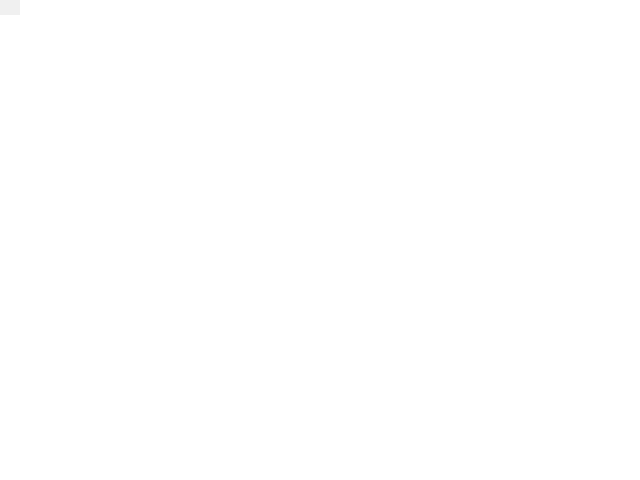
Frame 1 (no input)
Frame 60 (the mouse pressed at the canvas centre just before this capture): identical to frame 1, image omitted
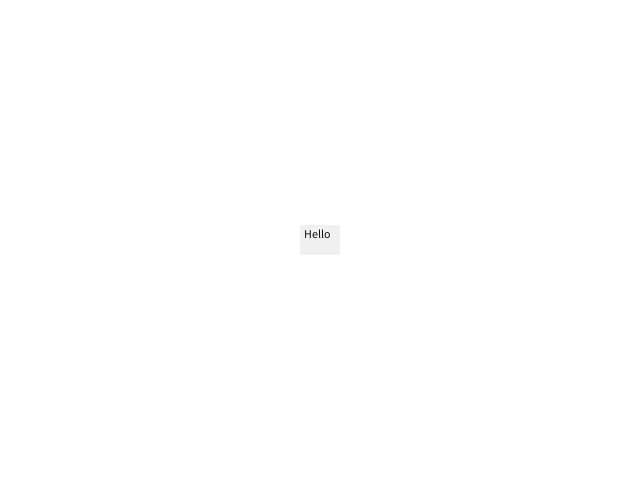
Frame 120 (the mouse held since frame 60 and released just before this capture)

The Processing sketch that drew these frames (run headless with seeded random() and noise(); from frame 60 on, the mouse is pressed at the canvas centre):

// Processing sketch: src
// ── src.pde
// @wolfram77

// required modules
import java.util.*;

void setup() {
  size(640, 480);
  rectMode(CENTER);
  ellipseMode(CENTER);
}

void draw() {
  background(255);
  Thing t = new Message(1, mouseX, mouseY, 40, 30, color(240)).val("Hello").margin(8);
  t.draw();
}


// ── Drawable.pde
// @wolfram77
public interface Drawable {
  void draw();
}


// ── Message.pde
// @wolfram77
public class Message extends Thing {
  
  // data
  public String val, type;
  public float margin;
  public Date start, end;
  
  // hops
  // Node src;
  // List<Node> dst;

  // Message (z, x, y, width, height, clr)
  // - create a message
  public Message(int z, float x, float y, float width, float height, color clr) {
    super(z, x, y, width, height, clr);
  }
  
  // Val (val)
  // - set value
  public Message val(String val) {
    this.val = val;
    return this;
  }
  
  // Type (val)
  // - set type
  public Message type(String val) {
    type = val;
    return this;
  }
  
  // Margin (val)
  // - set margin
  public Message margin(float val) {
    margin = val;
    return this;
  }
  
  // Draw ()
  // - draw message
  public void draw() {
    fill(clr);
    noStroke();
    rect(x, y, width, height);
    if(val == null) return;
    fill(clr ^ 0xFFFFFF);
    text(val, x, y, width-margin, height-margin);
  }
}


// ── MessageList.pde
// @wolfram77
public class MessageList extends Thing {
  
  // data
  List<Message> list;
  float margin, gap;
  String type;
  int size;
  
  // MessageList (x, y, width, height, clr)
  // - create a message list
  public MessageList(int z, float x, float y, float width, float height, color clr) {
    super(z, x, y, width, height, clr);
  }
  
  // Range ()
  // - calculate range (for collision check)
  public void range() {
    x0 = x - 0.5*width;
    x1 = x + 0.5*width;
    y0 = y + 5;
    y1 = y + 5 + height;
  }
  
  // Margin (val)
  // - set margin
  public Thing size(int val) {
    size = val;
    return this;
  }
  
  // Draw ()
  // - draw message list
  public void draw() {
    fill(clr);
    stroke(clr-8);
    strokeWeight(2);
    rect(x, y+5+0.5*height, width, height);
    
  }
}


// ── Node.pde
// @wolfram77
public class Node extends Thing {
  
  // Node (x, y, size, clr)
  // - create a node
  public Node(int z, float x, float y, float width, float height, color clr) {
    super(z, x, y, width, height, clr);
  }
  
  public void draw() {
    
  }
}


// ── Thing.pde
// @wolfram77
public class Thing {
  
  // data
  public int z;
  public float x, y;
  public float width, height;
  public color clr;
  float x0, y0, x1, y1;
  boolean ranged;
  
  // Thing (z, x, y, width, height, clr)
  // - create a thing
  public Thing(int z, float x, float y, float width, float height, color clr) {
    this.z = z;
    this.x = x;
    this.y = y;
    this.width = width;
    this.height = height;
    this.clr = clr;
  }
  
  // Range ()
  // - calculate range (for collision check)
  public void range() {
    if(ranged) return;
    x0 = x - 0.5*width;
    x1 = x + 0.5*width;
    y0 = y - 0.5*width;
    y1 = y + 0.5*width;
    ranged = true;
  }
  
  // Z (val)
  // - set z index
  public Thing z(int val) {
    z = val;
    return this;
  }
  
  // X (val)
  // - set x position
  public Thing x(float val) {
    if(x != val) ranged = false;
    x = val;
    return this;
  }
  
  // Y (val)
  // - set y position
  public Thing y(float val) {
    if(y != val) ranged = false;
    y = val;
    return this;
  }
  
  // Width (val)
  // - set width
  public Thing width(float val) {
    if(width != val) ranged = false;
    width = val;
    return this;
  }
  
  // Height (val)
  // - set height
  public Thing height(float val) {
    if(height != val) ranged = false;
    height = val;
    return this;
  }
  
  // Clr (val)
  // set color (pri)
  public Thing clr(color val) {
    clr = val;
    return this;
  }

  // Collides (x, y)
  // - tells if collides with a point
  public boolean collides(float x, float y) {
    range();
    return (x0 <= x && x <= x1) && (y0 <= y && y <= y1);
  }
  
  // Collides (t)
  // - tells if collides with a thing
  public boolean collides(Thing t) {
    range();
    boolean xc = (x0 <= t.x0 && t.x0 <= x1) || (x0 <= t.x1 && t.x1 <= x1); 
    boolean yc = (y0 <= t.y0 && t.y0 <= y1) || (y0 <= t.y1 && t.y1 <= y1);
    return xc && yc; 
  }
  
  // Draw ()
  // - draw thing
  public void draw() {
    fill(clr);
    rect(x, y, width, height);
  }
}


// ── init.pde
// @wolfram77

// states
int STATE_VISIBLE = 0x1;
int STATE_HOVER = 0x10;
int STATE_ACTIVE = 0x20;
